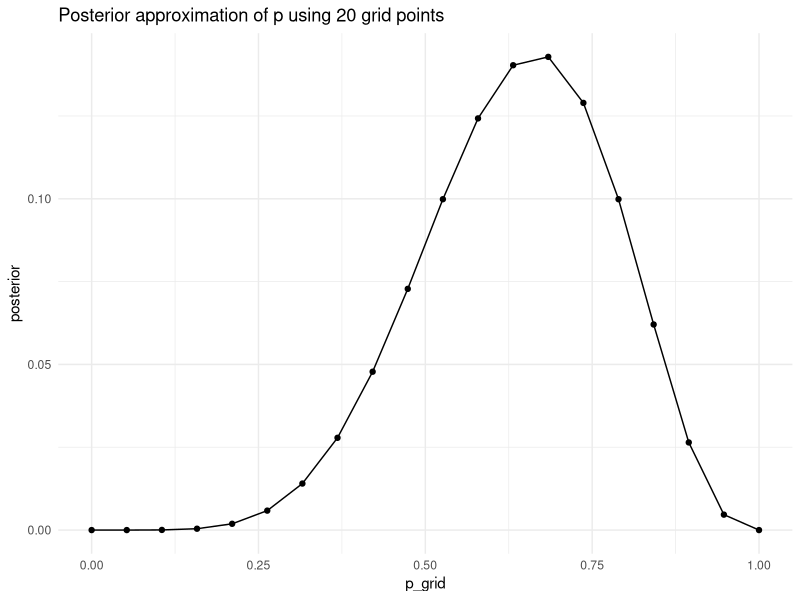
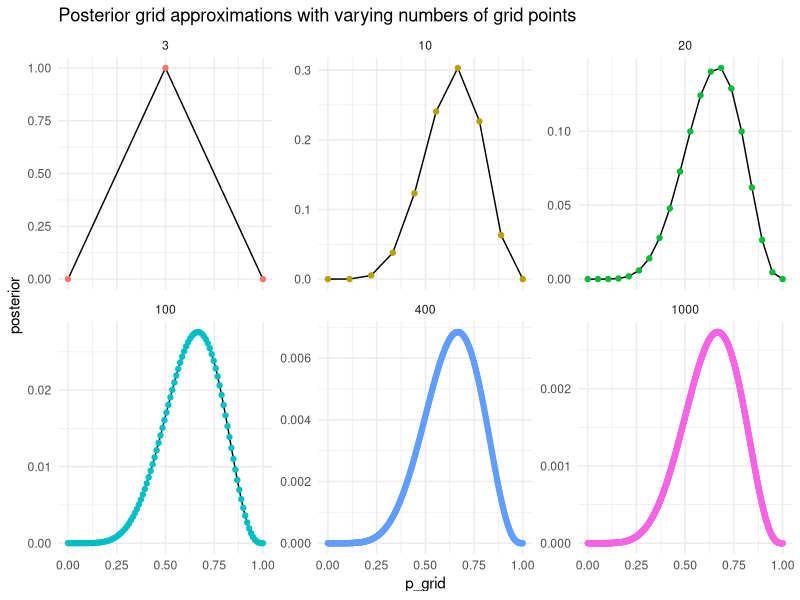
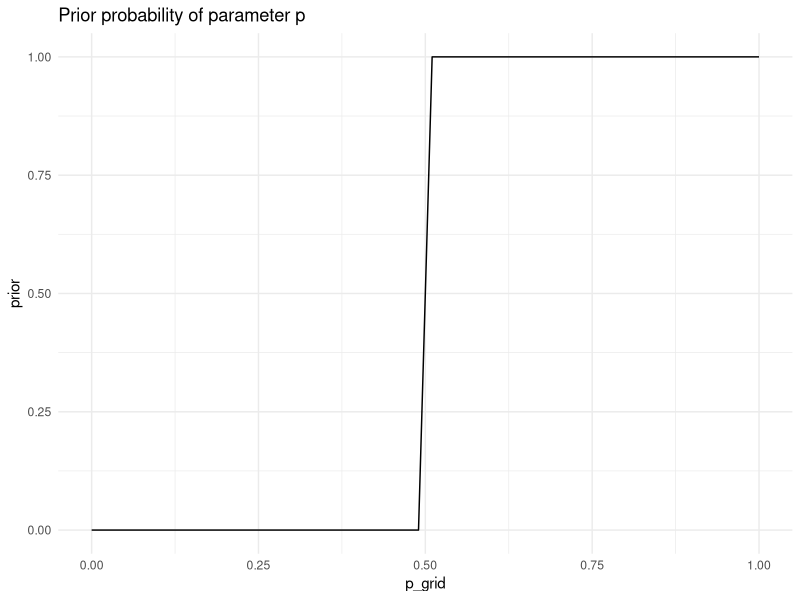
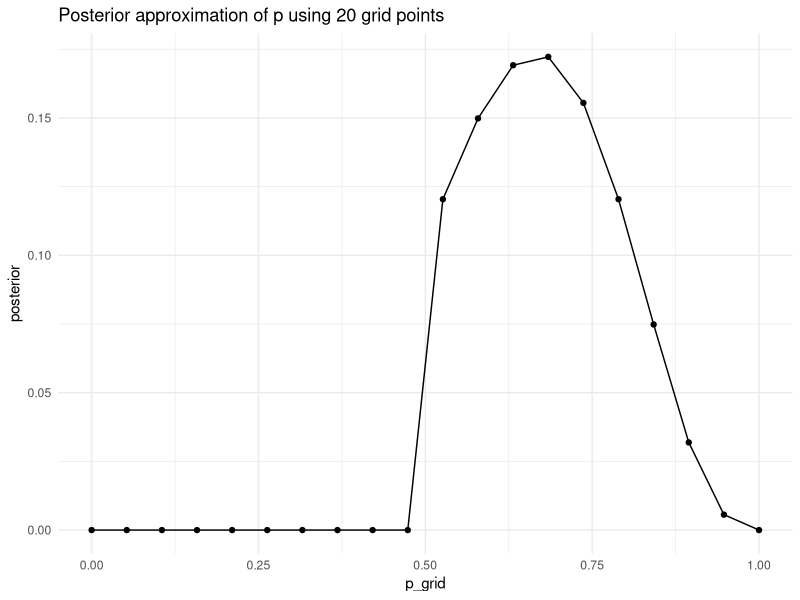
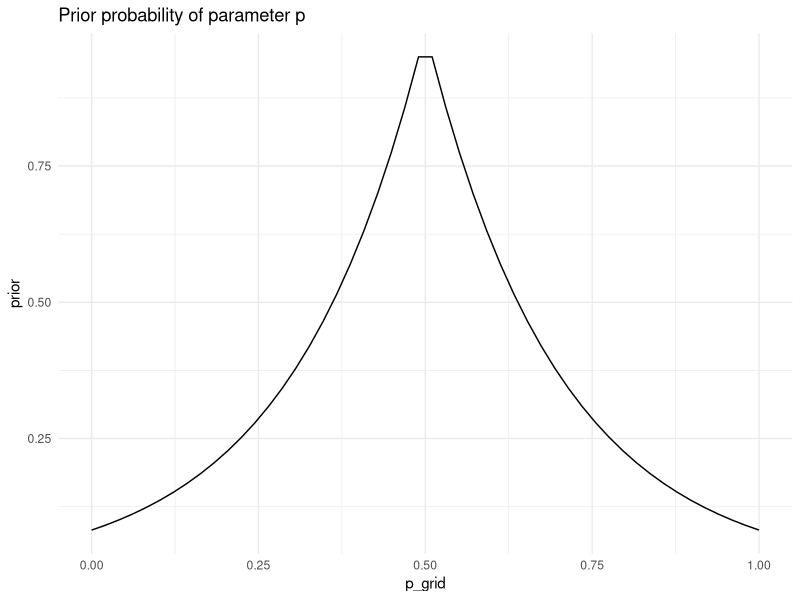
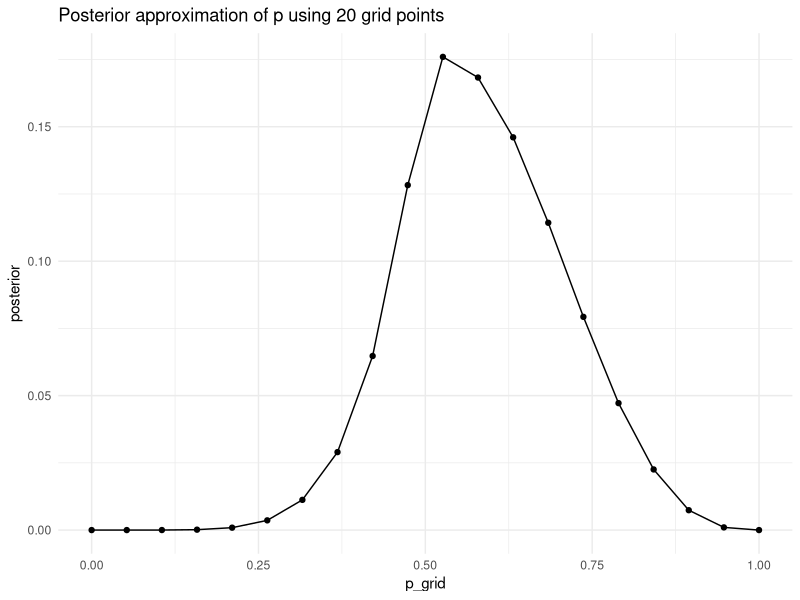

The R script that drew these images, in order:
## ---- chunk 1
library(tufte)
# invalidate cache when the tufte version changes
knitr::opts_chunk$set(tidy = FALSE, cache.extra = packageVersion('tufte'))
options(htmltools.dir.version = FALSE)
library(tidyverse)
## ---- chunk 2
# number of grid points
n_points <- 20

# Define a grid
p_grid <- seq( from = 0, to  = 1, length.out = n_points)

# define prior
prior <- rep(1, n_points)

# compute likelihood at each grid point
likelihood <- dbinom(6, size = 9, prob = p_grid)

# compute joing probability of data and parameters
# that is, the product of likelihood and prior
unstd.posterior <- likelihood * prior

# standardize the posterior, so it sums to one
posterior <- unstd.posterior / sum(unstd.posterior)

# save grid and posterior into a data frame
dgrid <- 
  tibble(
    p_grid, 
    posterior
  )
## ---- chunk 3
dgrid %>% 
  ggplot(aes(x = p_grid, y = posterior)) +
  geom_line() +
  geom_point() +
  theme_minimal() +
  labs(
    title = "Posterior approximation of p using 20 grid points"
  )
## ---- chunk 4
n_points <- c(3,10, 20, 100, 400, 1000) 

dgrid <- map_dfr(n_points, function(points){
  
  # Define a grid
  p_grid <- seq( from = 0, to  = 1, length.out = points)
  
  # define prior
  prior <- rep(1, points)
  
  # compute likelihood at each grid point
  likelihood <- dbinom(6, size = 9, prob = p_grid)
  
  # compute joing probability of data and parameters
  # that is, the product of likelihood and prior
  unstd.posterior <- likelihood * prior
  
  # standardize the posterior, so it sums to one
  posterior <- unstd.posterior / sum(unstd.posterior)
  
  # save grid and posterior into a data frame
  dgrid <- 
    tibble(
      grid_points = as.character(points),
      p_grid, 
      posterior
    ) 
  return(dgrid)
}) %>% 
  mutate(grid_points = factor(grid_points, levels = n_points))
## ---- chunk 5
dgrid %>% 
  ggplot(aes(x = p_grid, y = posterior)) +
  geom_line() +
  geom_point(aes(color = grid_points)) +
  labs(
    title = "Posterior grid approximations with varying numbers of grid points"
  ) +
  facet_wrap(~ grid_points, scales = "free_y") +
  theme_minimal() +
  theme(legend.position = "none")
  
## ---- chunk 6
step_prior <- function(p_grid) { 
  prior <- ifelse(p_grid < 0.5, 0, 1)
  return(prior)
  }
## ---- chunk 7
n_points <- 50

# Define a grid
p_grid <- seq( from = 0, to  = 1, length.out = n_points)

tibble(
  p_grid
) %>% 
  mutate(prior = step_prior(p_grid)) %>% 
  ggplot(aes(x = p_grid, y = prior)) +
  geom_line() +
  theme_minimal() +
  labs(
    title = "Prior probability of parameter p"
  )

## ---- chunk 8
# number of grid points
n_points <- 20

# Define a grid
p_grid <- seq( from = 0, to  = 1, length.out = n_points)

# define prior
prior <- step_prior(p_grid)

# compute likelihood at each grid point
likelihood <- dbinom(6, size = 9, prob = p_grid)

# compute joing probability of data and parameters
# that is, the product of likelihood and prior
unstd.posterior <- likelihood * prior

# standardize the posterior, so it sums to one
posterior <- unstd.posterior / sum(unstd.posterior)

# save grid and posterior into a data frame
dgrid <- 
  tibble(
    p_grid, 
    posterior
  )

dgrid %>% 
  ggplot(aes(x = p_grid, y = posterior)) +
  geom_line() +
  geom_point() +
  theme_minimal() +
  labs(
    title = "Posterior approximation of p using 20 grid points"
  )
## ---- chunk 9
dbl_exp <- function(p_grid) { 
  prior <- exp(-5*abs(p_grid - .5))
  return(prior)
  }
## ---- chunk 10
n_points <- 50

# Define a grid
p_grid <- seq( from = 0, to  = 1, length.out = n_points)

tibble(
  p_grid
) %>% 
  mutate(prior = dbl_exp(p_grid)) %>% 
  ggplot(aes(x = p_grid, y = prior)) +
  geom_line() +
  theme_minimal() +
  labs(
    title = "Prior probability of parameter p"
  )

## ---- chunk 11
# number of grid points
n_points <- 20

# Define a grid
p_grid <- seq( from = 0, to  = 1, length.out = n_points)

# define prior
prior <- dbl_exp(p_grid)

# compute likelihood at each grid point
likelihood <- dbinom(6, size = 9, prob = p_grid)

# compute joing probability of data and parameters
# that is, the product of likelihood and prior
unstd.posterior <- likelihood * prior

# standardize the posterior, so it sums to one
posterior <- unstd.posterior / sum(unstd.posterior)

# save grid and posterior into a data frame
dgrid <- 
  tibble(
    p_grid, 
    posterior
  )

dgrid %>% 
  ggplot(aes(x = p_grid, y = posterior)) +
  geom_line() +
  geom_point() +
  theme_minimal() +
  labs(
    title = "Posterior approximation of p using 20 grid points"
  )
